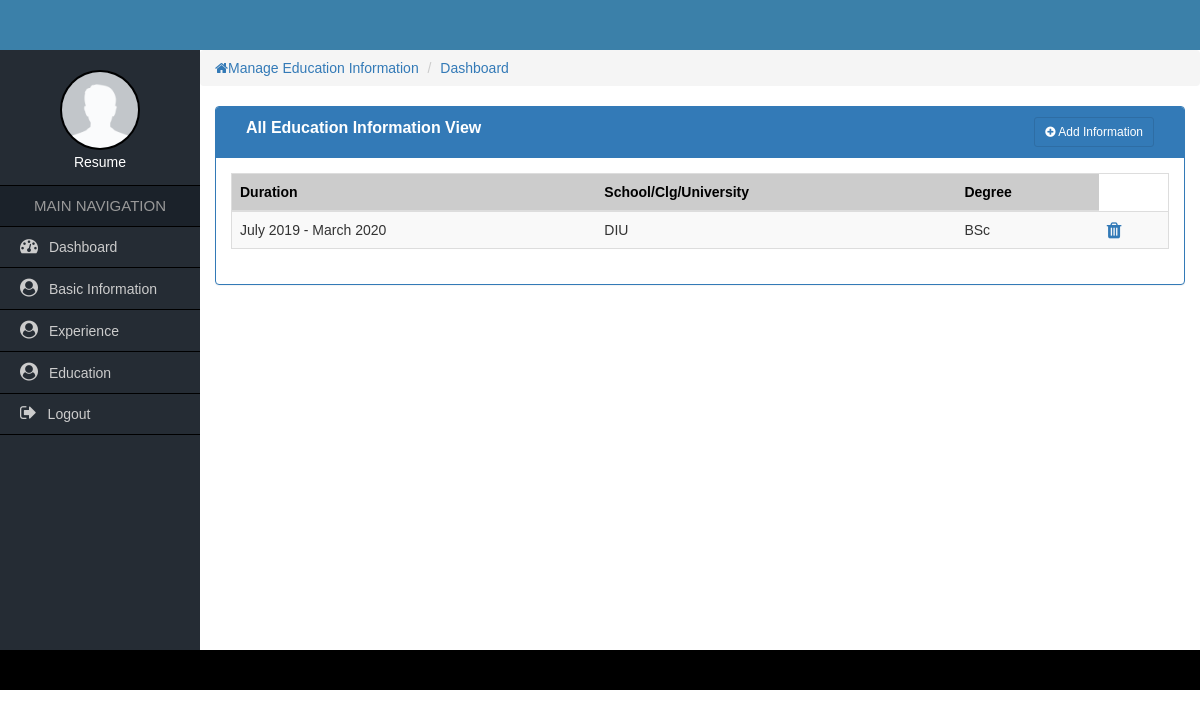
The app's page /admin/education-information-table.php (signed in) with its own data.
### tables this page shows
CREATE TABLE `education` (
  `id` int(225) NOT NULL,
  `time` text NOT NULL,
  `inst_name` varchar(100) NOT NULL,
  `degree` varchar(30) NOT NULL
);

### admin/education-information-table.php (the view, shortened to what this page needs)
<?php
  include("config/connect.php");
?>
<!DOCTYPE html>
<html lang="en">
  <head>
    <?php include("include/header.php"); ?>
  </head>
  <body>
  	<div class="container-fluid header_full">
    	<div class="container header">
        </div>
    </div>
    <div class="container-fluid content_full">
        <div class="row">
               <?php include("include/nav.php"); ?>
            <div class="col-md-10 admin-part pd0">
            	<ol class="breadcrumb">
                  <li><a href="#"><i class="fa fa-home"></i>Manage Education Information</a></li>
                  <li><a href="#">Dashboard</a></li>
                </ol>
                <div class="col-md-12">
                	<div class="panel panel-primary">
                        <div class="panel-heading">
                            <div class="col-md-9 heading_title">
                                All Education Information View
                             </div>
                             <div class="col-md-3 text-right">
                             	<a href="Education-information.php" class="btn btn-sm btn btn-primary"><i class="fa fa-plus-circle"></i> Add Information</a>
                            </div>
                            <div class="clearfix"></div>
                        </div>
                      <div class="panel-body">
                          <table class="table table-responsive table-striped table-hover table_cus">
                          		<thead class="table_head">
                            		<tr>
                                    	 <th>Duration</th>
                                        <th>School/Clg/University</th>
                                        <th>Degree</th>
                                    </tr>
                            	</thead>
                              <?php
                                $courseQuery = "SELECT * FROM `education` order by 1 DESC";
                                $runQuery = mysqli_query($con,$courseQuery);
                                    while($row=mysqli_fetch_array($runQuery)){
                                        $post_id = $row['id'];
                                        $time = $row['time'];
                                        $inst_name = $row['inst_name'];
                                        $degree = $row['degree'];
                                ?>
                                <tbody>
                                	<tr>
                                        <td><?php echo $time; ?></td>
                                    	  <td><?php echo $inst_name; ?></td>
                                        <td><?php echo $degree; ?></td>
                                        <td>
                                            <a href="process/experience-delete.php?del=<?php echo $post_id; ?>"><i class="fa fa-trash fa-lg"></i></a>
                                        </td>
                                    </tr>
                                </tbody>
                                <?php } ?>
                          </table>
                      </div>
                    </div>
                </div>
            </div>
         </div>
    </div>
    <?php include("include/footer.php"); ?>
  </body>
</html>

### admin/css/style.css (style rules this page uses)
* { margin:0px; padding:0px; outline:0px; }
ul, ol { list-style-type:none; }
a { text-decoration:none; }
.pd0 { padding-left:0px; padding-right:0px; padding-top:0px; padding-bottom:0px; }
body { font-family:Verdana, Geneva, sans-serif; }
.header_full { background:#3b80a9; }
.header { height:50px; }
.heading_title { font-size:16px; font-weight:bold; }
.table_cus { border:1px solid #ddd; }
.table_head { background-color:#ccc; color:#000; }

### records on screen
education: time "July 2019 - March 2020", inst_name "DIU", degree "BSc"
